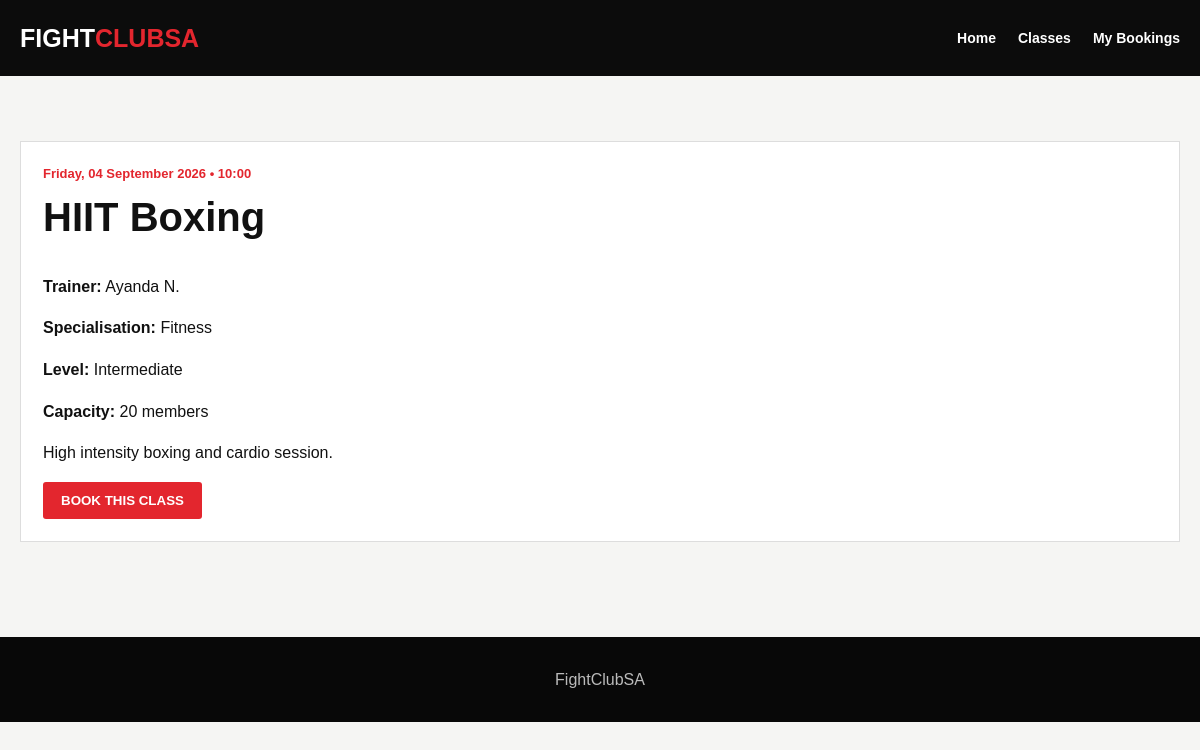
/product.php?id=2, run on the app's committed database.
### tables this page shows
CREATE TABLE IF NOT EXISTS Classes (class_id INT PRIMARY KEY AUTO_INCREMENT, class_name VARCHAR(100) NOT NULL, trainer_id INT, schedule_date DATE NOT NULL, start_time TIME NOT NULL, capacity INT DEFAULT 20, level VARCHAR(50) DEFAULT 'All levels', description TEXT, FOREIGN KEY (trainer_id) REFERENCES Trainers(trainer_id));

CREATE TABLE IF NOT EXISTS Trainers (trainer_id INT PRIMARY KEY AUTO_INCREMENT, trainer_name VARCHAR(100) NOT NULL, specialization VARCHAR(100));

### product.php (the view)
<?php require_once 'config/database.php';$id=filter_input(INPUT_GET,'id',FILTER_VALIDATE_INT);if(!$id){header('Location: catalog.php');exit;} $s=$pdo->prepare("SELECT c.*,t.trainer_name,t.specialization FROM Classes c LEFT JOIN Trainers t ON c.trainer_id=t.trainer_id WHERE c.class_id=?");$s->execute([$id]);$c=$s->fetch();if(!$c){die('Class not found.');} ?>
<!doctype html><html><head><meta charset="utf-8"><meta name="viewport" content="width=device-width,initial-scale=1"><title><?=htmlspecialchars($c['class_name'])?> | FightClubSA</title><link rel="stylesheet" href="assets/css/style.css"></head><body><header><div class="wrap nav"><a class="logo" href="Index.php">FIGHT<span>CLUBSA</span></a><nav><ul><li><a href="Index.php">Home</a></li><li><a href="catalog.php">Classes</a></li><li><a href="cart.php">My Bookings</a></li></ul></nav></div></header><main class="section"><div class="wrap"><article class="card"><div class="time"><?=htmlspecialchars(date('l, d F Y',strtotime($c['schedule_date'])))?> • <?=substr($c['start_time'],0,5)?></div><h2><?=htmlspecialchars($c['class_name'])?></h2><p><strong>Trainer:</strong> <?=htmlspecialchars($c['trainer_name']??'FightClubSA Trainer')?></p><p><strong>Specialisation:</strong> <?=htmlspecialchars($c['specialization']??'Fitness')?></p><p><strong>Level:</strong> <?=htmlspecialchars($c['level'])?></p><p><strong>Capacity:</strong> <?=htmlspecialchars($c['capacity'])?> members</p><p><?=nl2br(htmlspecialchars($c['description']))?></p><form action="cart.php" method="post" onsubmit="return confirmBooking(this)"><input type="hidden" name="action" value="book"><input type="hidden" name="class_id" value="<?=$c['class_id']?>"><button class="btn" type="submit">BOOK THIS CLASS</button></form></article></div></main><footer>FightClubSA</footer><script src="assets/js/main.js"></script></body></html>

### style.css (style rules this page uses)
:root { --dark:#111;--red:#e3262e;--light:#f5f5f3;--white:#fff;--muted:#707070;--line:#ddd }
* { box-sizing:border-box }
body { margin:0;font-family:Arial,Helvetica,sans-serif;background:var(--light);color:#111;line-height:1.6 }
a { text-decoration:none;color:inherit }
.wrap { max-width:1200px;margin:auto;padding:0 20px }
header { background:#0c0c0c;color:#fff;padding:18px 0;position:sticky;top:0;z-index:20 }
.nav { display:flex;align-items:center;gap:28px }
.logo { font-weight:900;font-size:25px;margin-right:auto }
.logo span { color:var(--red) }
nav ul { display:flex;gap:22px;list-style:none;margin:0;padding:0;font-size:14px;font-weight:700 }
.btn { display:inline-block;background:var(--red);color:#fff;border:0;padding:11px 18px;border-radius:3px;font-weight:800;cursor:pointer }
.section { padding:65px 0 }
.section h2 { font-size:40px;margin:0 0 25px }
.card { background:#fff;border:1px solid var(--line);padding:22px }
.time { color:var(--red);font-weight:900;font-size:13px }
footer { background:#080808;color:#bbb;text-align:center;padding:30px;margin-top:30px }

### data on the page
classes: schedule_date "Friday, 04 September 2026", start_time "10:00", class_name "HIIT Boxing", trainer.trainer_name "Ayanda N.", trainer.specialization "Fitness", level "Intermediate", capacity "20", description "High intensity boxing and cardio session."
